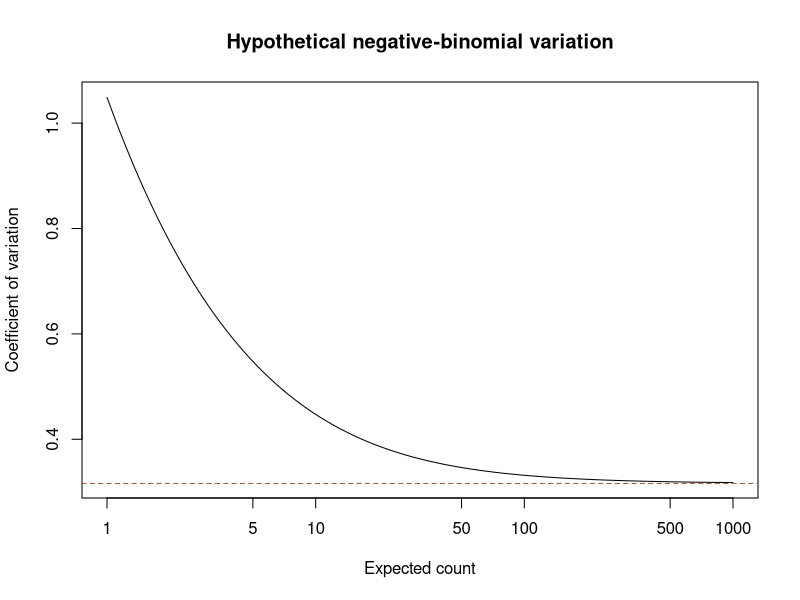

Write the R code that produced this figure.
## ---- chunk 1
counts <- c(80,120,160)
exposure <- c(.8,1.2,1.6)
data.frame(counts,exposure,adjusted=counts/exposure)
stopifnot(all(counts/exposure==100))
## ---- chunk 2
# Hypothetical molecule abundances; only gene A changes.
molecules <- cbind(control=c(A=100,B=100,C=100),
                  supplement=c(A=400,B=100,C=100))
fractions <- sweep(molecules,2,colSums(molecules),"/")
expected_counts <- 600*fractions
round(expected_counts,1)
data.frame(gene=rownames(molecules),
 true_ratio=molecules[,2]/molecules[,1],
 observed_fraction_ratio=fractions[,2]/fractions[,1])
stopifnot(molecules["B",2]==molecules["B",1],
          fractions["B",2]<fractions["B",1])
## ---- chunk 3
mu <- c(10,100,1000)
alpha <- .1
data.frame(mean=mu,Poisson_variance=mu,
 NB_variance=mu+alpha*mu^2,NB_CV=sqrt(1/mu+alpha))
curve(sqrt(1/x+alpha),from=1,to=1000,log="x",
 xlab="Expected count",ylab="Coefficient of variation",
 main="Hypothetical negative-binomial variation")
abline(h=sqrt(alpha),lty=2,col="#A65334")
